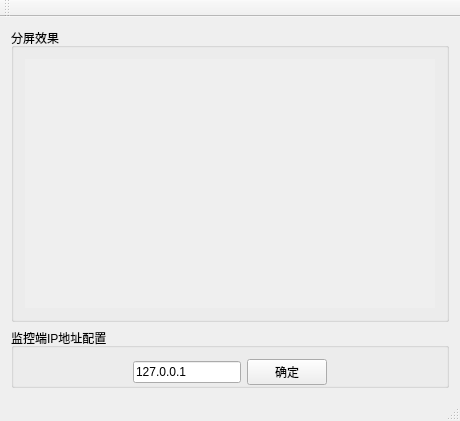
<?xml version="1.0" encoding="UTF-8"?>
<ui version="4.0">
 <class>MainWindow</class>
 <widget class="QMainWindow" name="MainWindow">
  <property name="geometry">
   <rect>
    <x>0</x>
    <y>0</y>
    <width>460</width>
    <height>421</height>
   </rect>
  </property>
  <property name="sizePolicy">
   <sizepolicy hsizetype="Fixed" vsizetype="Fixed">
    <horstretch>0</horstretch>
    <verstretch>0</verstretch>
   </sizepolicy>
  </property>
  <property name="windowTitle">
   <string>上位机配置程序</string>
  </property>
  <widget class="QWidget" name="centralWidget">
   <layout class="QVBoxLayout" name="verticalLayout">
    <item>
     <widget class="QGroupBox" name="groupBox">
      <property name="sizePolicy">
       <sizepolicy hsizetype="Expanding" vsizetype="Expanding">
        <horstretch>0</horstretch>
        <verstretch>0</verstretch>
       </sizepolicy>
      </property>
      <property name="title">
       <string>分屏效果</string>
      </property>
      <layout class="QHBoxLayout" name="horizontalLayout">
       <item>
        <widget class="QLabel" name="label">
         <property name="contextMenuPolicy">
          <enum>Qt::DefaultContextMenu</enum>
         </property>
         <property name="autoFillBackground">
          <bool>true</bool>
         </property>
         <property name="text">
          <string/>
         </property>
         <property name="pixmap">
          <pixmap resource="images.qrc">:/8ch.png</pixmap>
         </property>
         <property name="scaledContents">
          <bool>true</bool>
         </property>
         <property name="wordWrap">
          <bool>false</bool>
         </property>
         <property name="openExternalLinks">
          <bool>true</bool>
         </property>
        </widget>
       </item>
      </layout>
     </widget>
    </item>
    <item>
     <layout class="QHBoxLayout" name="horizontalLayout_3">
      <item>
       <widget class="QGroupBox" name="groupBox_2">
        <property name="title">
         <string>监控端IP地址配置</string>
        </property>
        <layout class="QHBoxLayout" name="horizontalLayout_2">
         <property name="bottomMargin">
          <number>0</number>
         </property>
         <item>
          <spacer name="horizontalSpacer_2">
           <property name="orientation">
            <enum>Qt::Horizontal</enum>
           </property>
           <property name="sizeHint" stdset="0">
            <size>
             <width>40</width>
             <height>20</height>
            </size>
           </property>
          </spacer>
         </item>
         <item>
          <widget class="QLineEdit" name="lineEdit">
           <property name="text">
            <string>127.0.0.1</string>
           </property>
          </widget>
         </item>
         <item>
          <widget class="QPushButton" name="pushButton_ip">
           <property name="enabled">
            <bool>true</bool>
           </property>
           <property name="text">
            <string>确定</string>
           </property>
          </widget>
         </item>
         <item>
          <spacer name="horizontalSpacer">
           <property name="orientation">
            <enum>Qt::Horizontal</enum>
           </property>
           <property name="sizeHint" stdset="0">
            <size>
             <width>40</width>
             <height>20</height>
            </size>
           </property>
          </spacer>
         </item>
        </layout>
       </widget>
      </item>
     </layout>
    </item>
   </layout>
  </widget>
  <widget class="QMenuBar" name="menuBar">
   <property name="geometry">
    <rect>
     <x>0</x>
     <y>0</y>
     <width>460</width>
     <height>25</height>
    </rect>
   </property>
  </widget>
  <widget class="QToolBar" name="mainToolBar">
   <attribute name="toolBarArea">
    <enum>TopToolBarArea</enum>
   </attribute>
   <attribute name="toolBarBreak">
    <bool>false</bool>
   </attribute>
  </widget>
  <widget class="QStatusBar" name="statusBar"/>
 </widget>
 <layoutdefault spacing="6" margin="11"/>
 <tabstops>
  <tabstop>pushButton_ip</tabstop>
  <tabstop>lineEdit</tabstop>
 </tabstops>
 <resources>
  <include location="images.qrc"/>
 </resources>
 <connections/>
</ui>
